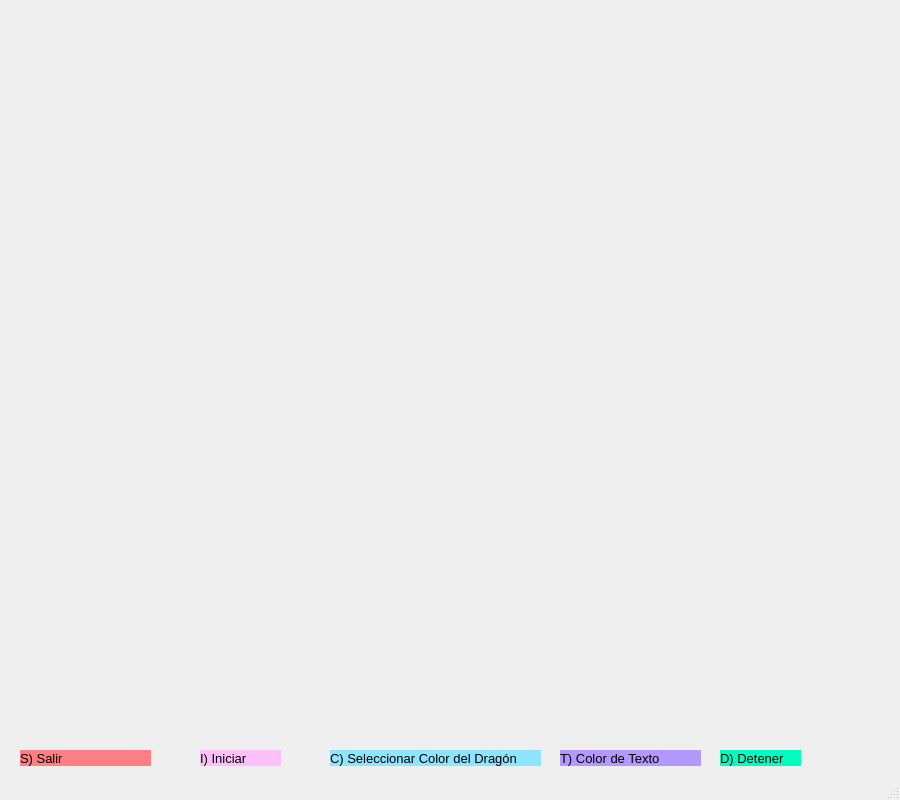
<?xml version="1.0" encoding="UTF-8"?>
<ui version="4.0">
 <class>MainWindow</class>
 <widget class="QMainWindow" name="MainWindow">
  <property name="geometry">
   <rect>
    <x>0</x>
    <y>0</y>
    <width>900</width>
    <height>800</height>
   </rect>
  </property>
  <property name="windowTitle">
   <string>Dragón LineaDDA</string>
  </property>
  <property name="styleSheet">
   <string notr="true"/>
  </property>
  <widget class="QWidget" name="centralwidget">
   <widget class="QLabel" name="label">
    <property name="geometry">
     <rect>
      <x>20</x>
      <y>750</y>
      <width>131</width>
      <height>16</height>
     </rect>
    </property>
    <property name="font">
     <font>
      <pointsize>10</pointsize>
     </font>
    </property>
    <property name="styleSheet">
     <string notr="true">background-color: rgb(255, 127, 131);
color: rgb(0, 0, 0);</string>
    </property>
    <property name="text">
     <string>S) Salir</string>
    </property>
   </widget>
   <widget class="QLabel" name="label_2">
    <property name="geometry">
     <rect>
      <x>330</x>
      <y>750</y>
      <width>211</width>
      <height>16</height>
     </rect>
    </property>
    <property name="font">
     <font>
      <pointsize>10</pointsize>
     </font>
    </property>
    <property name="styleSheet">
     <string notr="true">color: rgb(0, 0, 0);
background-color: rgb(142, 229, 255);</string>
    </property>
    <property name="text">
     <string>C) Seleccionar Color del Dragón</string>
    </property>
   </widget>
   <widget class="QLabel" name="label_3">
    <property name="geometry">
     <rect>
      <x>560</x>
      <y>750</y>
      <width>141</width>
      <height>16</height>
     </rect>
    </property>
    <property name="font">
     <font>
      <pointsize>10</pointsize>
     </font>
    </property>
    <property name="styleSheet">
     <string notr="true">color: rgb(0, 0, 0);
background-color: rgb(179, 153, 255);</string>
    </property>
    <property name="text">
     <string>T) Color de Texto</string>
    </property>
   </widget>
   <widget class="QLabel" name="label_4">
    <property name="geometry">
     <rect>
      <x>200</x>
      <y>750</y>
      <width>81</width>
      <height>16</height>
     </rect>
    </property>
    <property name="font">
     <font>
      <pointsize>10</pointsize>
     </font>
    </property>
    <property name="styleSheet">
     <string notr="true">color: rgb(0, 0, 0);
background-color: rgb(255, 192, 249);</string>
    </property>
    <property name="text">
     <string>I) Iniciar</string>
    </property>
   </widget>
   <widget class="QLabel" name="label_5">
    <property name="geometry">
     <rect>
      <x>720</x>
      <y>750</y>
      <width>81</width>
      <height>16</height>
     </rect>
    </property>
    <property name="font">
     <font>
      <pointsize>10</pointsize>
     </font>
    </property>
    <property name="styleSheet">
     <string notr="true">color: rgb(0, 0, 0);
background-color: rgb(0, 255, 191);</string>
    </property>
    <property name="text">
     <string>D) Detener</string>
    </property>
   </widget>
  </widget>
  <widget class="QStatusBar" name="statusbar"/>
 </widget>
 <resources/>
 <connections/>
</ui>
